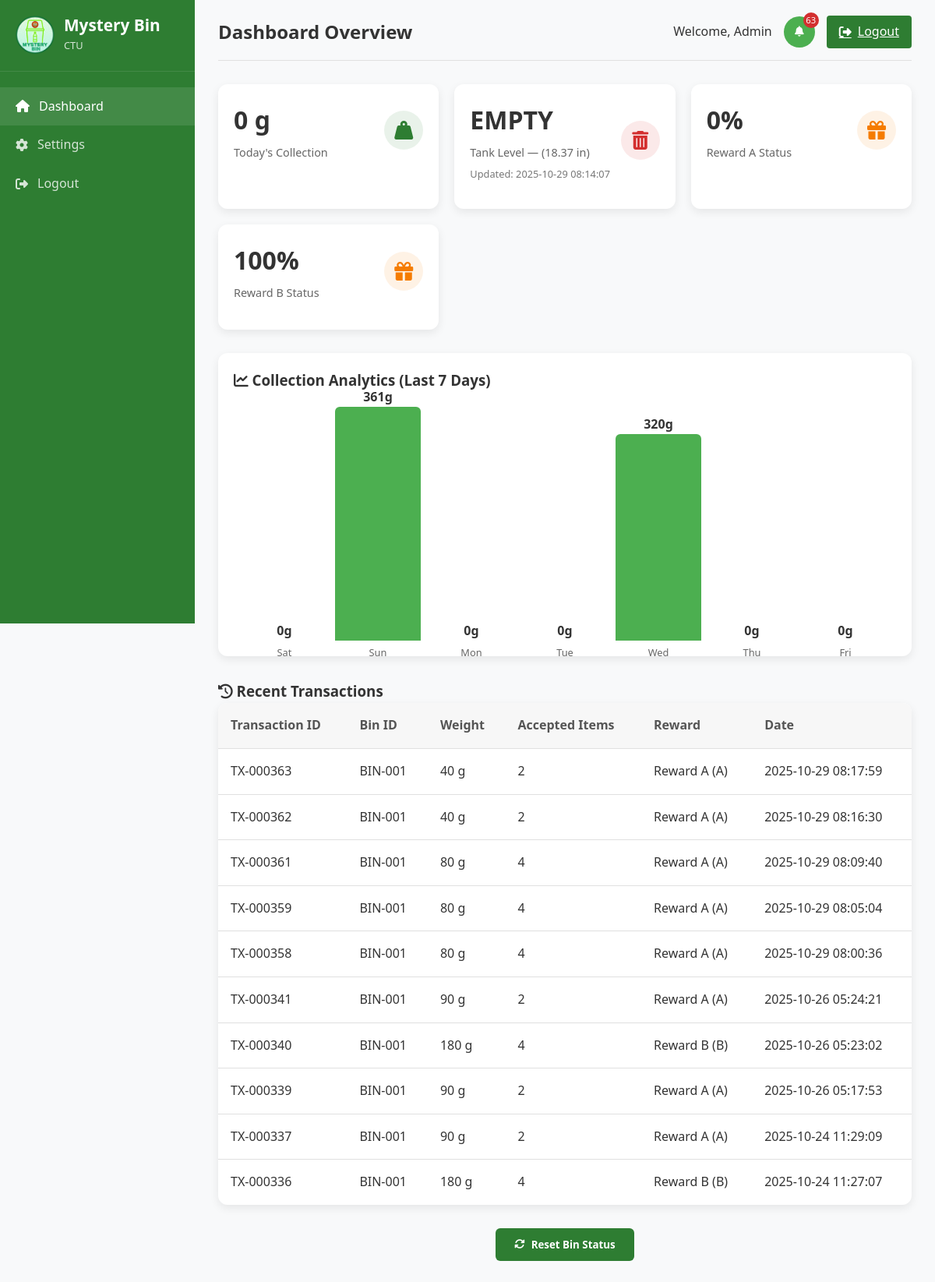
The app's page /dashboard.php (signed in) with its own data.
### tables this page shows
CREATE TABLE `tank_levels` (
  `id` bigint(20) UNSIGNED NOT NULL,
  `bin_id` varchar(64) NOT NULL,
  `level_code` tinyint(4) NOT NULL,
  `inches` decimal(6,2) DEFAULT NULL,
  `measured_at` timestamp NOT NULL DEFAULT current_timestamp()
);

CREATE TABLE `transactions` (
  `id` bigint(20) UNSIGNED NOT NULL,
  `bin_id` varchar(50) NOT NULL,
  `transaction_id` varchar(20) NOT NULL,
  `total_grams` decimal(8,2) NOT NULL DEFAULT 0.00,
  `accepted_count` int(10) UNSIGNED NOT NULL DEFAULT 0,
  `reward_type` enum('A','B','C','D') NOT NULL,
  `reward_label` varchar(50) NOT NULL,
  `created_at` timestamp NOT NULL DEFAULT current_timestamp()
);

### dashboard.php (the view, shortened to what this page needs)
<?php
include 'db.php';
$total_today = $conn->query("SELECT SUM(total_grams) AS total FROM transactions WHERE DATE(created_at)=CURDATE()")
                ->fetch_assoc()['total'] ?? 0;
$logs = $conn->query("SELECT * FROM transactions ORDER BY created_at DESC LIMIT 10");
$tank = $conn->query("
    SELECT bin_id, level_code, inches, measured_at
    FROM tank_levels
    ORDER BY measured_at DESC
    LIMIT 1
")->fetch_assoc();
$level_labels = [0 => 'FULL', 1 => 'MEDIUM', 2 => 'EMPTY'];
$tank_label  = ($tank && isset($level_labels[(int)$tank['level_code']])) ? $level_labels[(int)$tank['level_code']] : 'N/A';
$tank_inches = $tank['inches'] ?? null;
$tank_time   = $tank['measured_at'] ?? null;
$BIN_ID = $tank['bin_id'] ?? 'BIN-001';
$rewardA = ['name'=>'Reward A','level'=>null];
$rewardB = ['name'=>'Reward B','level'=>null];
if ($stmt = $conn->prepare("SELECT reward_code, reward_status FROM reward_level WHERE bin_id=? AND reward_code IN ('A','B')")) {
    $stmt->bind_param('s', $BIN_ID);
    if ($stmt->execute()) {
        $res = $stmt->get_result();
        while ($r = $res->fetch_assoc()) {
            $code = strtoupper($r['reward_code']);
            $pct  = ((int)$r['reward_status']) ? 0 : 100;
            if ($code === 'A') $rewardA['level'] = $pct;
            if ($code === 'B') $rewardB['level'] = $pct;
        }
    }
}
$unread_count = $conn->query("SELECT COUNT(*) AS count FROM notifications WHERE is_read=0")
                ->fetch_assoc()['count'] ?? 0;
$analytics_data = [];
for ($i = 6; $i >= 0; $i--) {
    $date = date('Y-m-d', strtotime("-$i days"));
    $row = $conn->query("SELECT SUM(total_grams) AS total FROM transactions WHERE DATE(created_at)='$date'")
           ->fetch_assoc();
    $analytics_data[$date] = $row && $row['total'] ? (int)$row['total'] : 0;
}
?>
<!DOCTYPE html>
<html lang="en">
<head>
  <link rel="stylesheet" href="https://cdnjs.cloudflare.com/ajax/libs/font-awesome/6.4.0/css/all.min.css">
</head>
<body>
<div class="dashboard-container">
  <aside class="sidebar">
    <div class="brand">
      <div class="brand-content">
        <img src="binlogo.png" alt="CTU Mystery Bin Logo" class="logo-img">
        <div class="brand-text">
          <h1>Mystery Bin</h1>
          <span class="brand-subtitle">CTU</span>
        </div>
      </div>
    </div>
    <a href="#" class="nav-item active" data-page="dashboard"><i class="fas fa-home"></i> Dashboard</a>
    <a href="#" class="nav-item" data-page="settings"><i class="fas fa-cog"></i> Settings</a>
    <a href="index.php" class="nav-item"><i class="fas fa-sign-out-alt"></i> Logout</a>
  </aside>
  <main class="main-content">
    <div class="header">
      <h2>Dashboard Overview</h2>
      <div class="user-actions">
        <span>Welcome, Admin</span>
        <div class="notification-container">
          <button class="notification-btn" id="notifBtn">
            <i class="fas fa-bell"></i>
            <?php if ($unread_count>0): ?>
              <span class="notification-badge" id="notifBadge"><?php echo (int)$unread_count; ?></span>
            <?php else: ?>
              <span class="notification-badge" id="notifBadge" style="display:none;">0</span>
            <?php endif; ?>
          </button>
        </div>
        <a href="index.php" class="logout-btn"><i class="fas fa-sign-out-alt"></i> Logout</a>
      </div>
    </div>
    <div class="page-content active" id="dashboard-page">
      <div class="stats-grid">
        <div class="stat-card">
          <div class="stat-header">
            <div>
              <div class="stat-value" id="todayCollection"><?php echo (int)$total_today; ?> g</div>
              <div class="stat-title">Today's Collection</div>
            </div>
            <div class="stat-icon collection-icon"><i class="fas fa-weight-hanging"></i></div>
          </div>
        </div>
        <div class="stat-card">
          <div class="stat-header">
            <div>
              <div class="stat-value" id="tankStatus"><?php echo htmlspecialchars($tank_label); ?></div>
              <div class="stat-title" id="tankDetail">
                Tank Level<?php if ($tank_inches!==null) echo ' — ('.htmlspecialchars($tank_inches).' in)'; ?>
              </div>
              <div style="font-size:.8rem;color:#777;margin-top:6px;" id="tankUpdated" <?php echo $tank_time?'':'style="display:none"'; ?>>
                <?php if ($tank_time) echo 'Updated: '.htmlspecialchars($tank_time); ?>
              </div>
            </div>
            <div class="stat-icon bin-icon" id="tankIconWrap"><i class="fas fa-trash-alt"></i></div>
          </div>
        </div>
        <div class="stat-card">
          <div class="stat-header">
            <div>
              <div class="stat-value" id="rewardAValue">
                <?php echo $rewardA['level']!==null ? (int)$rewardA['level'].'%' : 'N/A'; ?>
              </div>
              <div class="stat-title">Reward A Status</div>
            </div>
            <div class="stat-icon reward-icon" id="rewardAIcon"><i class="fas fa-gift"></i></div>
          </div>
        </div>
        <div class="stat-card">
          <div class="stat-header">
            <div>
              <div class="stat-value" id="rewardBValue">
                <?php echo $rewardB['level']!==null ? (int)$rewardB['level'].'%' : 'N/A'; ?>
              </div>
              <div class="stat-title">Reward B Status</div>
            </div>
            <div class="stat-icon reward-icon" id="rewardBIcon"><i class="fas fa-gift"></i></div>
          </div>
        </div>
      </div>
      <div class="analytics-card">
        <h3 class="section-title"><i class="fas fa-chart-line"></i> Collection Analytics (Last 7 Days)</h3>
        <div class="chart-container">
          <div class="chart-bar">
            <?php
            $max_value = max($analytics_data);
            foreach ($analytics_data as $date=>$value):
              $h = $max_value>0 ? ($value/$max_value)*100 : 0;
              $day = date('D', strtotime($date));
            ?>
              <div class="chart-column" style="height: <?php echo $h; ?>%" title="<?php echo $date; ?>: <?php echo $value; ?>g">
                <div class="chart-value"><?php echo $value; ?>g</div>
                <div class="chart-label"><?php echo $day; ?></div>
              </div>
            <?php endforeach; ?>
          </div>
        </div>
      </div>
      <h3 class="section-title"><i class="fas fa-history"></i> Recent Transactions</h3>
      <div class="table-container">
        <table>
          <thead><tr>
            <th>Transaction ID</th><th>Bin ID</th><th>Weight</th><th>Accepted Items</th><th>Reward</th><th>Date</th>
          </tr></thead>
          <tbody id="recentTxBody">
            <?php while ($log=$logs->fetch_assoc()): ?>
              <tr>
                <td><?php echo htmlspecialchars($log['transaction_id']); ?></td>
                <td><?php echo htmlspecialchars($log['bin_id']); ?></td>
                <td><?php echo (int)$log['total_grams']; ?> g</td>
                <td><?php echo (int)$log['accepted_count']; ?></td>
                <td><?php echo htmlspecialchars($log['reward_label']).' ('.htmlspecialchars($log['reward_type']).')'; ?></td>
                <td><?php echo htmlspecialchars($log['created_at']); ?></td>
              </tr>
            <?php endwhile; ?>
          </tbody>
        </table>
      </div>
      <div class="reset-section">
        <form action="reset.php" method="post">
          <button type="submit" name="reset" class="reset-btn">
            <i class="fas fa-sync-alt"></i> Reset Bin Status
          </button>
        </form>
      </div>
    </div>
  </main>
</div>
</body>
</html>

### dashboard.php (style rules this page uses)
:root { --primary:#2e7d32;--primary-light:#4caf50;--primary-dark:#1b5e20; --secondary:#f57c00;--danger:#d32f2f;--warning:#fbc02d;--success:#388e3c;--info:#1976d2; --light:#f5f5f5;--dark:#333;--gray:#e0e0e0;--card-shadow:0 4px 12px rgba(0,0,0,.08);--transition:all .3s ease; }
* { margin:0;padding:0;box-sizing:border-box;font-family:Segoe UI,Tahoma,Geneva,Verdana,sans-serif }
body { background:#f8f9fa;color:var(--dark);line-height:1.6 }
.dashboard-container { display:grid;grid-template-columns:250px 1fr;min-height:100vh }
.sidebar { background:var(--primary);color:#fff;padding:20px 0;position:fixed;width:250px;height:100vh;overflow-y:auto }
.brand { padding:0 20px 20px;border-bottom:1px solid rgba(255,255,255,.1);margin-bottom:20px }
.brand-content { display:flex;align-items:center;gap:12px }
.logo-img { width:50px;height:50px;object-fit:contain;border-radius:6px }
.brand h1 { font-size:1.3rem;margin:0;line-height:1.2 }
.brand-subtitle { font-size:0.8rem;opacity:0.8;margin-top:2px }
.nav-item { padding:12px 20px;display:flex;align-items:center;gap:12px;color:rgba(255,255,255,.8);text-decoration:none;transition:var(--transition) }
.nav-item:hover,.nav-item.active { background:rgba(255,255,255,.1);color:#fff }
.main-content { grid-column:2;padding:20px 30px }
.header { display:flex;justify-content:space-between;align-items:center;margin-bottom:30px;padding-bottom:15px;border-bottom:1px solid var(--gray) }
.user-actions { display:flex;align-items:center;gap:15px }
.notification-container { position:relative }
.notification-btn { background:var(--primary-light);color:#fff;border:none;width:40px;height:40px;border-radius:50%;display:flex;align-items:center;justify-content:center;cursor:pointer;position:relative;transition:var(--transition) }
.notification-badge { position:absolute;top:-5px;right:-5px;background:var(--danger);color:#fff;border-radius:50%;width:20px;height:20px;font-size:.7rem;display:flex;align-items:center;justify-content:center }
.logout-btn { background:var(--primary);color:#fff;border:none;padding:8px 16px;border-radius:4px;cursor:pointer;display:flex;align-items:center;gap:8px;transition:var(--transition) }
.stats-grid { display:grid;grid-template-columns:repeat(auto-fill,minmax(280px,1fr));gap:20px;margin-bottom:30px }
.stat-card { background:#fff;border-radius:12px;padding:20px;box-shadow:var(--card-shadow);transition:var(--transition) }
.stat-header { display:flex;justify-content:space-between;align-items:center;margin-bottom:15px }
.stat-icon { width:50px;height:50px;border-radius:50%;display:flex;align-items:center;justify-content:center;font-size:1.5rem }
.collection-icon { background:rgba(46,125,50,.1);color:var(--primary) }
.bin-icon { background:rgba(211,47,47,.1);color:var(--danger) }
.reward-icon { background:rgba(245,124,0,.1);color:var(--secondary) }
.stat-value { font-size:2rem;font-weight:700;margin-bottom:5px }
.stat-title { color:#666;font-size:.9rem }
.analytics-card { background:#fff;border-radius:12px;padding:20px;box-shadow:var(--card-shadow);margin-bottom:30px }
.chart-container { height:300px;margin-top:20px;position:relative }
.chart-bar { display:flex;align-items:flex-end;justify-content:space-between;height:100%;gap:10px;padding:0 10px }
.chart-column { flex:1;background:var(--primary-light);border-radius:6px 6px 0 0;position:relative;transition:var(--transition);cursor:pointer }
.chart-label { position:absolute;bottom:-25px;left:0;right:0;text-align:center;font-size:.8rem;color:#666 }
.chart-value { position:absolute;top:-25px;left:0;right:0;text-align:center;font-weight:700 }
.table-container { background:#fff;border-radius:12px;overflow:hidden;box-shadow:var(--card-shadow);margin-bottom:30px;overflow-x:auto }
table { width:100%;border-collapse:collapse }
th,td { padding:16px;text-align:left;border-bottom:1px solid var(--gray) }
th { background:#f7f7f7;font-weight:600;color:#555 }
tr:last-child td { border-bottom:none }
.reset-section { text-align:center;margin:30px 0 }
.reset-btn { background:var(--primary);color:#fff;border:none;padding:12px 24px;border-radius:6px;cursor:pointer;font-weight:600;display:inline-flex;align-items:center;gap:8px;transition:var(--transition) }
.page-content { display:none }
.page-content.active { display:block }

### records on screen
tank_levels: level_code "EMPTY", inches "18.37", measured_at "2025-10-29 08:14:07"
transactions: transaction "TX-000363", bin "BIN-001", total_grams "40", accepted_count "2", reward_label "Reward A", reward_type "A", created_at "2025-10-29 08:17:59"
transactions: transaction "TX-000362", bin "BIN-001", total_grams "40", accepted_count "2", reward_label "Reward A", reward_type "A", created_at "2025-10-29 08:16:30"
transactions: transaction "TX-000361", bin "BIN-001", total_grams "80", accepted_count "4", reward_label "Reward A", reward_type "A", created_at "2025-10-29 08:09:40"
transactions: transaction "TX-000359", bin "BIN-001", total_grams "80", accepted_count "4", reward_label "Reward A", reward_type "A", created_at "2025-10-29 08:05:04"
transactions: transaction "TX-000358", bin "BIN-001", total_grams "80", accepted_count "4", reward_label "Reward A", reward_type "A", created_at "2025-10-29 08:00:36"
transactions: transaction "TX-000341", bin "BIN-001", total_grams "90", accepted_count "2", reward_label "Reward A", reward_type "A", created_at "2025-10-26 05:24:21"
transactions: transaction "TX-000340", bin "BIN-001", total_grams "180", accepted_count "4", reward_label "Reward B", reward_type "B", created_at "2025-10-26 05:23:02"
transactions: transaction "TX-000339", bin "BIN-001", total_grams "90", accepted_count "2", reward_label "Reward A", reward_type "A", created_at "2025-10-26 05:17:53"
transactions: transaction "TX-000337", bin "BIN-001", total_grams "90", accepted_count "2", reward_label "Reward A", reward_type "A", created_at "2025-10-24 11:29:09"
transactions: transaction "TX-000336", bin "BIN-001", total_grams "180", accepted_count "4", reward_label "Reward B", reward_type "B", created_at "2025-10-24 11:27:07"

### other values on screen
$unread_count "63"
$total_today "0"
$rewardA['level'] "0"
$rewardB['level'] "100"
$value "0"
$day "Sat"
$value "361"
$day "Sun"
$day "Mon"
$day "Tue"
$value "320"
$day "Wed"
$day "Thu"
$day "Fri"
